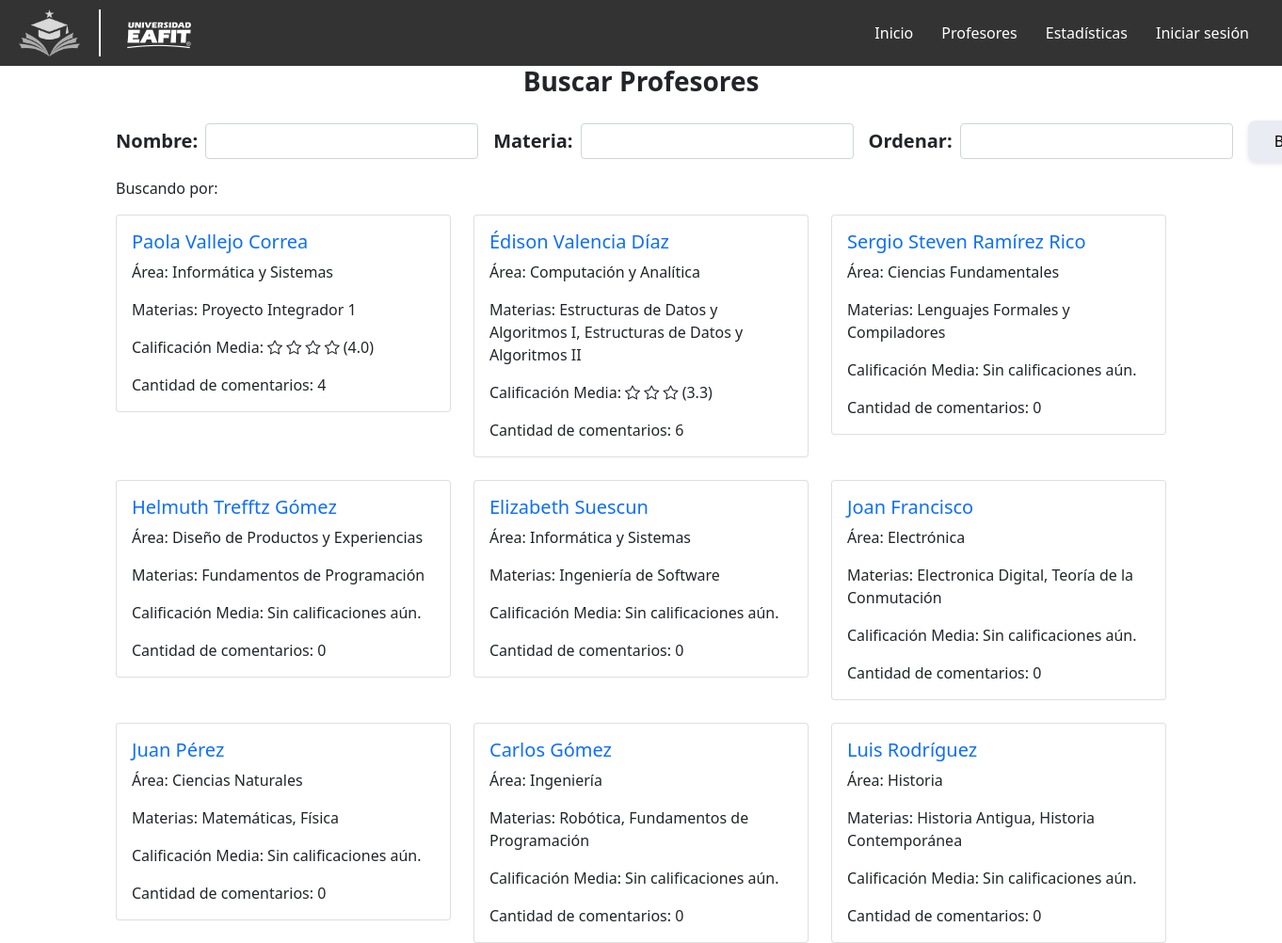
The app's page /profesores/, older data.
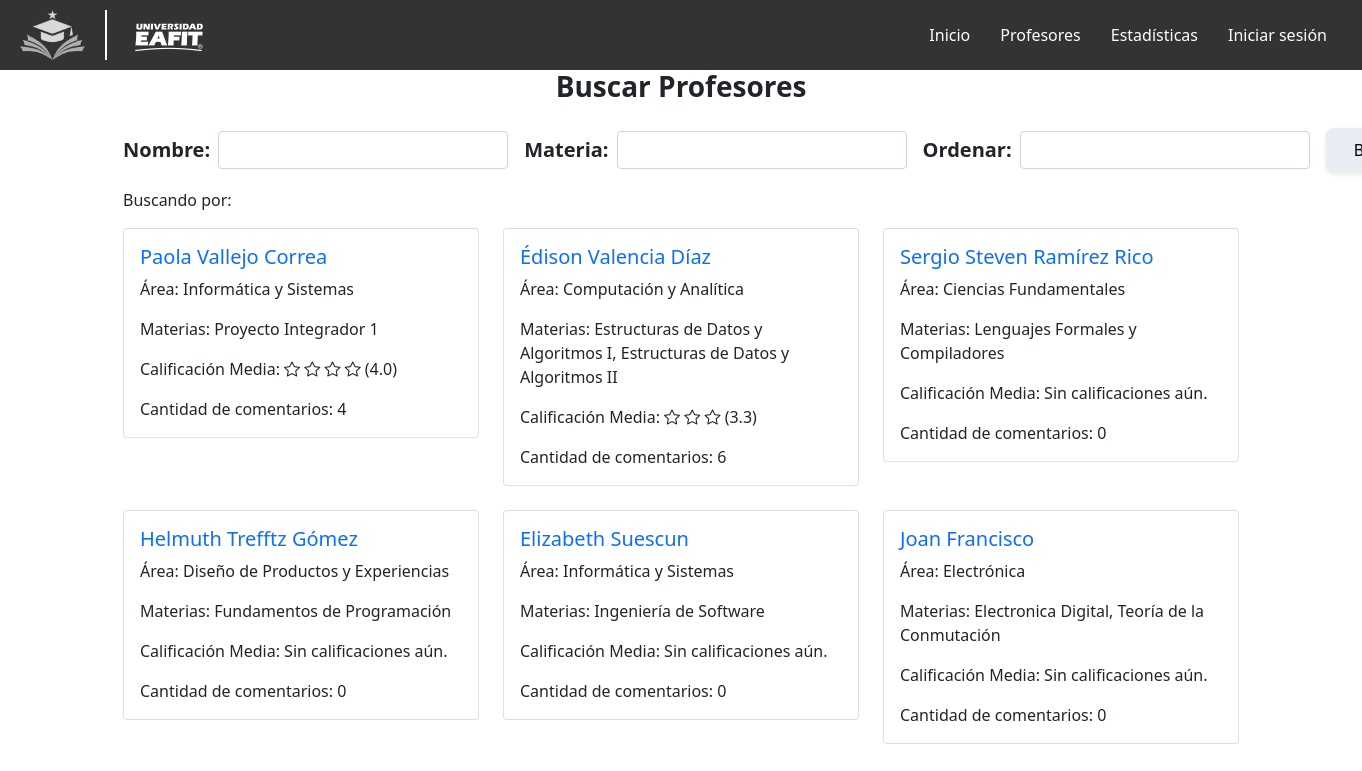
The same page, newer data.
### profesores/models.py (models this page shows, shortened)
class Profesor(models.Model):
    nombre = models.CharField(max_length=100)
    departamento = models.CharField(max_length=100)
    materias = models.ManyToManyField('Materia', related_name='profesores')
    calificacion_media = models.FloatField(default=0.0)  # Calificación general del profesor
    numcomentarios = models.IntegerField(default=0)

class Materia(models.Model):
    nombre = models.CharField(max_length=100)
    calificacion_media = models.FloatField(default=0.0)
    numcomentarios = models.IntegerField(default=0)

### profesores/views.py (the view)
# urls.py: path('profesores/', profesoresViews.lista_profesores, name='lista_profesores'),
def lista_profesores(request):
    searchNombre = request.GET.get('searchNombre', '').strip()
    searchMateria = request.GET.get('searchMateria', '').strip()
    orden_field = request.GET.get('orden_field', '')
    profesores = Profesor.objects.all()
    if searchNombre:
        profesores = profesores.filter(nombre__icontains=searchNombre)
    if searchMateria:
        profesores = profesores.filter(materias__nombre__icontains=searchMateria).distinct()
    if orden_field:
        strategy_map = {
            'mayor_rating': 'best_rated',
            'menor_rating': 'alphabetical',  # fallback
            'mayor_comentarios': 'most_reviewed',
            'menor_comentarios': 'alphabetical',  # fallback
            'recomendado': 'balanced',  # Nueva opción
        }
        strategy_name = strategy_map.get(orden_field, 'best_rated')
        recommendation_engine = RecommendationEngine(strategy_name)
        profesores = recommendation_engine.recommend(profesores)
    else:
        recommendation_engine = RecommendationEngine('best_rated')
        profesores = recommendation_engine.recommend(profesores)
    return render(request, 'lista_profesores.html', {
        'profesores': profesores,
        'searchNombre': searchNombre,
        'searchMateria': searchMateria,
        'orden_field': orden_field
    })

### profesores/recommendation_strategies.py (called while the page is built)
    def apply(self, queryset: QuerySet) -> QuerySet:
        return queryset.order_by('-calificacion_media', '-numcomentarios')

    def set_strategy(self, strategy_name: str):
        strategy_class = self._strategies.get(strategy_name)
        if not strategy_class:
            raise ValueError(
                f"Estrategia '{strategy_name}' no existe. "
                f"Disponibles: {list(self._strategies.keys())}"
            )
        self._strategy = strategy_class()

    def recommend(self, queryset: QuerySet) -> QuerySet:
        return self._strategy.apply(queryset)

### profesores/templates/lista_profesores.html (shortened to what this page needs)
{% extends 'base_generic.html' %}
{% block content %}
<link href="https://cdn.jsdelivr.net/npm/bootstrap@5.1.3/dist/css/bootstrap.min.css" rel="stylesheet">
<link href="https://cdn.jsdelivr.net/npm/bootstrap-icons@1.8.1/font/bootstrap-icons.css" rel="stylesheet">
<div class="container">
    <form action="" method="GET">
        <h3 class="fw-bold mb-4 text-center">Buscar Profesores</h3>
        <div class="d-flex align-items-center mb-3 mt-4">
            <div class="me-3 d-flex align-items-center">
                <label for="searchNombre" class="form-label mb-0 me-2 fw-bold fs-5">Nombre:</label>
                <input type="text" class="form-control" name="searchNombre" id="searchNombre" value="{{ searchNombre }}" style="width: 290px;">
            </div>
            <div class="me-3 d-flex align-items-center">
                <label for="searchMateria" class="form-label mb-0 me-2 fw-bold fs-5">Materia:</label>
                <input type="text" class="form-control" name="searchMateria" id="searchMateria" value="{{ searchMateria }}" style="width: 290px;">
            </div>
            <div class="me-3 d-flex align-items-center">
                <label for="orden_field" class="form-label mb-0 me-2 fw-bold fs-5">Ordenar:</label>
                <select name="orden_field" id="orden_field" class="form-control" style="width: 290px;">
                    <option value=""> </option>
                    <option value="mayor_rating" {% if orden_field == "mayor_rating" %}selected{% endif %}>Mayor rating</option>
                </select>
            </div>
            <div class="d-flex align-items-center">
                <button type="submit" class="btn custom-gray-button">Buscar</button>
            </div>
        </div>
    </form>
    <p class="mt-3">Buscando por: {{ searchNombre }}  {{ searchMateria }} </p>
    <div class="row row-cols-1 row-cols-md-3 g-4">
        {% for profesor in profesores %}
        <div class="col">
            <div class="card">
                <div class="card-body">
                    <h5 class="card-title">
                        <a href="{% url 'detalle_profesor' profesor.id %}" class="text-decoration-none">
                            {{ profesor.nombre }}
                        </a>
                    </h5>
                    <p class="card-text">Área: {{ profesor.departamento }}</p>
                    <p class="card-text">
                        Materias:
                        {% if profesor.materias.exists %}
                            {% for materia in profesor.materias.all %}
                                <span>{{ materia.nombre }}</span>{% if not forloop.last %}, {% endif %}
                            {% endfor %}
                        {% else %}
                            <span class="text-muted">No tiene materias asignadas</span>
                        {% endif %}
                    </p>
                    {% if profesor.calificacion_media %}
                    <p class="card-text">Calificación Media:
                        {% for i in "12345" %}
                            <span class="bi bi-star{% if i|add:0 > profesor.calificacion_media %}-outline{% endif %}"></span>
                        {% endfor %}
                        ({{ profesor.calificacion_media|floatformat:1 }})
                    </p>
                    {% else %}
                    <p class="card-text">Calificación Media: Sin calificaciones aún.</p>
                    {% endif %}
                    <p class="card-text">Cantidad de comentarios: {{ profesor.numcomentarios }}</p>
                </div>
            </div>
        </div>
        {% endfor %}
    </div>
</div>
{% endblock %}

Row changes from the older to the newer data that the page shows:
removed Profesor: nombre "Juan Pérez", departamento "Ciencias Naturales", shows "Calificación Media: Sin calificaciones aún.", numcomentarios "0"
removed Materia: nombre "Matemáticas", shown under "Juan Pérez"
no longer on this page (row unchanged): Materia: nombre "Física", shown under "Juan Pérez"
removed Profesor: nombre "Carlos Gómez", departamento "Ingeniería", shows "Calificación Media: Sin calificaciones aún.", numcomentarios "0", Materia (nombre "Fundamentos de Programación")
removed Materia: nombre "Robótica", shown under "Carlos Gómez"
removed Profesor: nombre "Luis Rodríguez", departamento "Historia", shows "Calificación Media: Sin calificaciones aún.", numcomentarios "0"
removed Materia: nombre "Historia Antigua", shown under "Luis Rodríguez"
removed Materia: nombre "Historia Contemporánea", shown under "Luis Rodríguez"
